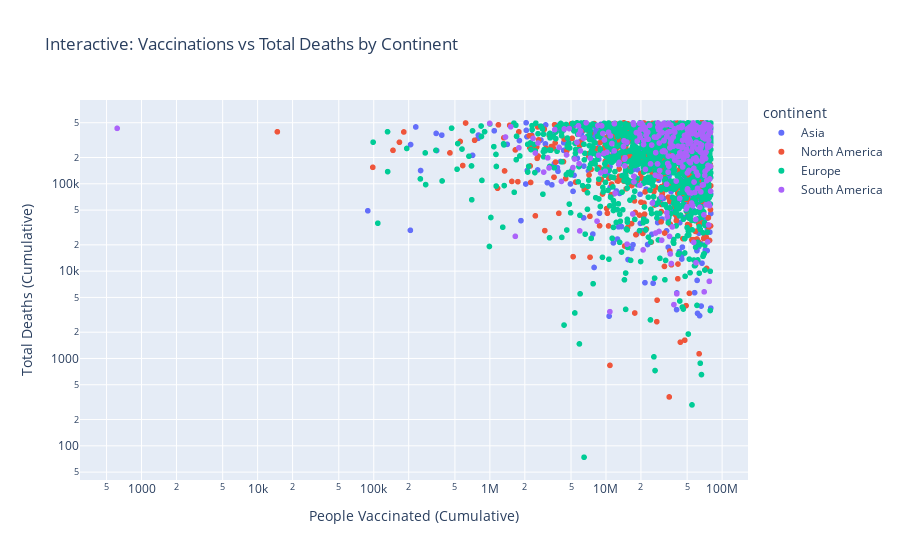

Notebook code cell kept with this figure:
### Markdown cell above
# **Multivariate Analysis**

### Code cell
# Vaccinations vs Total Deaths by Continent
import plotly.express as px

fig = px.scatter(data, 
                 x='people_vaccinated', 
                 y='total_deaths',
                 color='continent',
                 hover_name='location',
                 hover_data=['date', 'population'],
                 title='Interactive: Vaccinations vs Total Deaths by Continent',
                 labels={'people_vaccinated': 'People Vaccinated (Cumulative)',
                        'total_deaths': 'Total Deaths (Cumulative)'},
                 log_x=True,  # Handle large range
                 log_y=True)
fig.show()

### Figure 1 — Plotly figure (JSON) as saved in the notebook; plotly's stock layout.template omitted (floating-point values rounded to 4 significant figures; data arrays with more than 128 entries replaced by an {"elided": "..."} marker saying what was removed)
{"data": [{"customdata": {"elided": "625x2 mixed values"}, "hovertemplate": "<b>%{hovertext}</b><br><br>continent=Asia<br>People Vaccinated (Cumulative)=%{x}<br>Total Deaths (Cumulative)=%{y}<br>date=%{customdata[0]}<br>population=%{customdata[1]}<extra></extra>", "hovertext": {"elided": "625 str values"}, "legendgroup": "Asia", "marker": {"color": "#636efa", "symbol": "circle"}, "mode": "markers", "name": "Asia", "showlegend": true, "type": "scattergl", "x": {"elided": "625 int values"}, "xaxis": "x", "y": {"elided": "625 int values"}, "yaxis": "y"}, {"customdata": {"elided": "643x2 mixed values"}, "hovertemplate": "<b>%{hovertext}</b><br><br>continent=North America<br>People Vaccinated (Cumulative)=%{x}<br>Total Deaths (Cumulative)=%{y}<br>date=%{customdata[0]}<br>population=%{customdata[1]}<extra></extra>", "hovertext": {"elided": "643 str values"}, "legendgroup": "North America", "marker": {"color": "#EF553B", "symbol": "circle"}, "mode": "markers", "name": "North America", "showlegend": true, "type": "scattergl", "x": {"elided": "643 int values"}, "xaxis": "x", "y": {"elided": "643 int values"}, "yaxis": "y"}, {"customdata": {"elided": "1445x2 mixed values"}, "hovertemplate": "<b>%{hovertext}</b><br><br>continent=Europe<br>People Vaccinated (Cumulative)=%{x}<br>Total Deaths (Cumulative)=%{y}<br>date=%{customdata[0]}<br>population=%{customdata[1]}<extra></extra>", "hovertext": {"elided": "1445 str values"}, "legendgroup": "Europe", "marker": {"color": "#00cc96", "symbol": "circle"}, "mode": "markers", "name": "Europe", "showlegend": true, "type": "scattergl", "x": {"elided": "1445 int values"}, "xaxis": "x", "y": {"elided": "1445 int values"}, "yaxis": "y"}, {"customdata": {"elided": "287x2 mixed values"}, "hovertemplate": "<b>%{hovertext}</b><br><br>continent=South America<br>People Vaccinated (Cumulative)=%{x}<br>Total Deaths (Cumulative)=%{y}<br>date=%{customdata[0]}<br>population=%{customdata[1]}<extra></extra>", "hovertext": {"elided": "287 str values"}, "legendgroup": "South America", "marker": {"color": "#ab63fa", "symbol": "circle"}, "mode": "markers", "name": "South America", "showlegend": true, "type": "scattergl", "x": {"elided": "287 int values"}, "xaxis": "x", "y": {"elided": "287 int values"}, "yaxis": "y"}], "layout": {"legend": {"title": {"text": "continent"}, "tracegroupgap": 0}, "title": {"text": "Interactive: Vaccinations vs Total Deaths by Continent"}, "xaxis": {"anchor": "y", "domain": [0, 1], "title": {"text": "People Vaccinated (Cumulative)"}, "type": "log"}, "yaxis": {"anchor": "x", "domain": [0, 1], "title": {"text": "Total Deaths (Cumulative)"}, "type": "log"}}}
